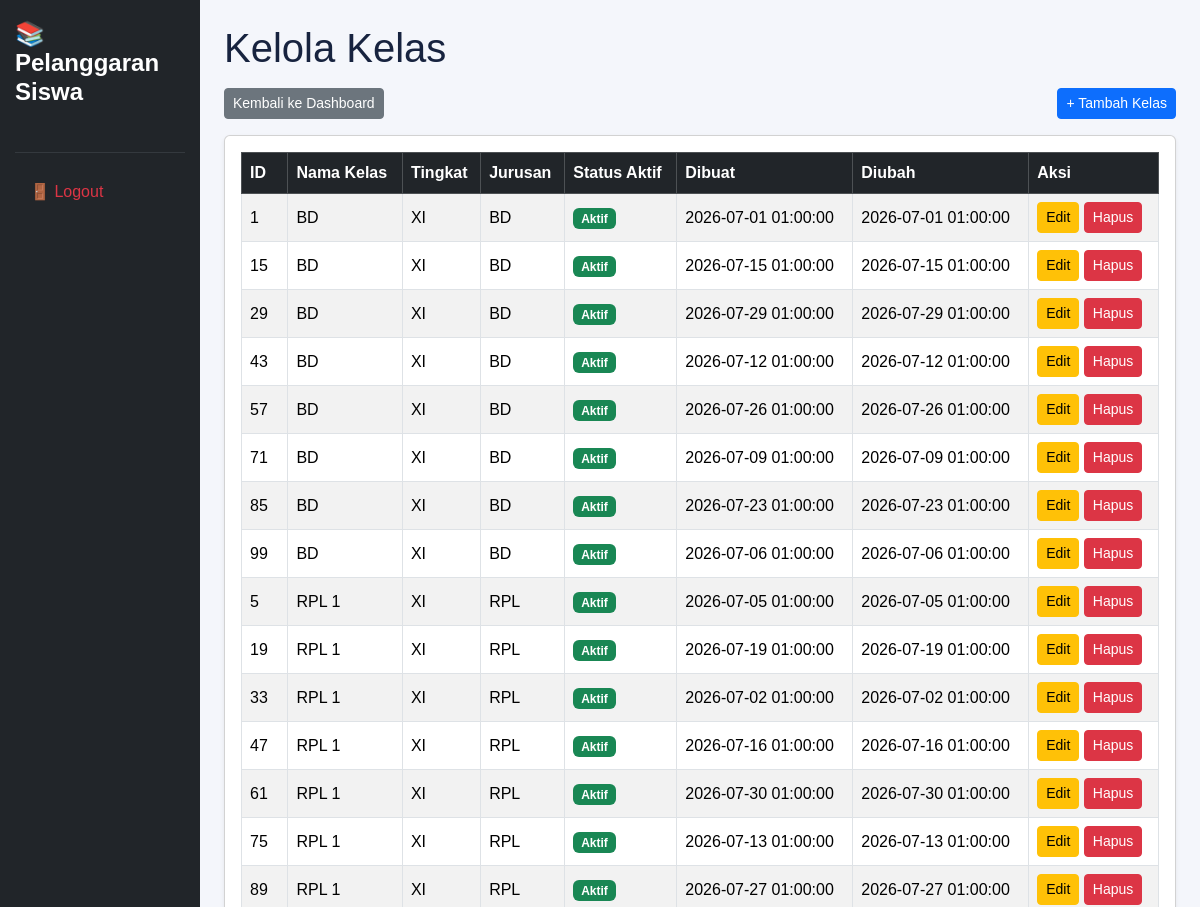
/kelola_kelas.php (signed in, upper part), run on an earlier commit of the app's database.
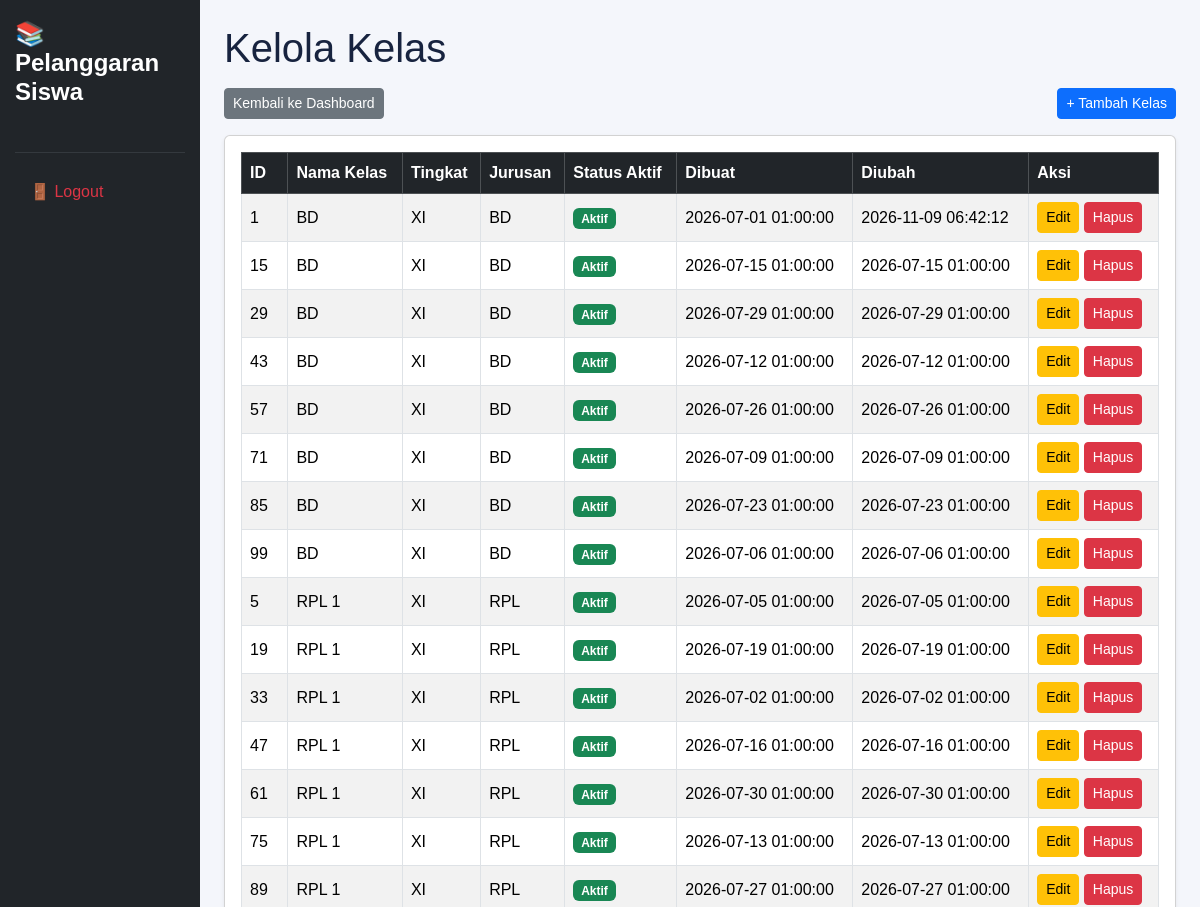
And on a later commit of the database.
### tables this page shows
CREATE TABLE `t_kelas` (
  `id` int(11) NOT NULL,
  `nama` varchar(100) DEFAULT NULL,
  `tingkat` varchar(20) NOT NULL,
  `jurusan` varchar(100) NOT NULL,
  `status_aktif` tinyint(1) NOT NULL,
  `created_at` timestamp NOT NULL DEFAULT current_timestamp(),
  `updated_at` timestamp NOT NULL DEFAULT current_timestamp()
);

### kelola_kelas.php (the view, shortened to what this page needs)
<?php
include 'config/koneksi.php';
$sql = "SELECT * FROM t_kelas ORDER BY nama ASC";
$hasil = mysqli_query($koneksi, $sql);
?>
<!DOCTYPE html>
<html lang="id">
<head>
    <link href="https://cdn.jsdelivr.net/npm/bootstrap@5.3.8/dist/css/bootstrap.min.css"
          rel="stylesheet">
    <link href="https://cdn.datatables.net/2.3.4/css/dataTables.bootstrap5.min.css"
          rel="stylesheet">
    <link rel="stylesheet" href="layout/style.css">
</head>
<body>
<div class="container-fluid">
    <div class="row">
        <?php include 'layout/sidebar.php'; ?>
        <main class="col-md-9 col-lg-10 p-4">
            <h1 class="mb-3">Kelola Kelas</h1>
            <div class="d-flex justify-content-between align-items-center mb-3">
                <a href="dashboard.php" class="btn btn-secondary btn-sm">
                    Kembali ke Dashboard
                </a>
                <a href="tambah_kelas.php" class="btn btn-primary btn-sm">
                    + Tambah Kelas
                </a>
            </div>
            <div class="card shadow-sm">
                <div class="card-body">
                    <div class="table-responsive">
                        <table id="tabelKelas"
                               class="table table-bordered table-striped table-hover align-middle w-100">
                            <thead class="table-dark">
                                <tr>
                                    <th>ID</th>
                                    <th>Nama Kelas</th>
                                    <th>Tingkat</th>
                                    <th>Jurusan</th>
                                    <th>Status Aktif</th>
                                    <th>Dibuat</th>
                                    <th>Diubah</th>
                                    <th>Aksi</th>
                                </tr>
                            </thead>
                            <tbody>
                            <?php while ($row = mysqli_fetch_assoc($hasil)) { ?>
                                <tr>
                                    <td>
                                        <?= htmlspecialchars((string)$row['id']) ?>
                                    </td>
                                    <td>
                                        <?= htmlspecialchars((string)$row['nama']) ?>
                                    </td>
                                    <td>
                                        <?= htmlspecialchars((string)$row['tingkat']) ?>
                                    </td>
                                    <td>
                                        <?= htmlspecialchars((string)$row['jurusan']) ?>
                                    </td>
                                    <td>
                                        <?php if ($row['status_aktif'] == 1) { ?>
                                            <span class="badge bg-success">Aktif</span>
                                        <?php } else { ?>
                                            <span class="badge bg-secondary">Tidak Aktif</span>
                                        <?php } ?>
                                    </td>
                                    <td>
                                        <?= htmlspecialchars((string)$row['created_at']) ?>
                                    </td>
                                    <td>
                                        <?= htmlspecialchars((string)$row['updated_at']) ?>
                                    </td>
                                    <td class="text-nowrap">
                                        <a href="edit_kelas.php?id=<?= urlencode((string)$row['id']) ?>"
                                           class="btn btn-warning btn-sm">
                                            Edit
                                        </a>
                                        <a href="hapus_kelas.php?id=<?= urlencode((string)$row['id']) ?>"
                                           class="btn btn-danger btn-sm"
                                           onclick="return confirm('Yakin ingin menghapus data kelas ini?')">
                                            Hapus
                                        </a>
                                    </td>
                                </tr>
                            <?php } ?>
                            </tbody>
                        </table>
                    </div>
                </div>
            </div>
        </main>
    </div>
</div>
</body>
</html>

What changed in the data, as far as the page shows it:
changed t_kelas id 1: updated_at "2026-07-01 01:00:00" → "2026-11-09 06:42:12"
